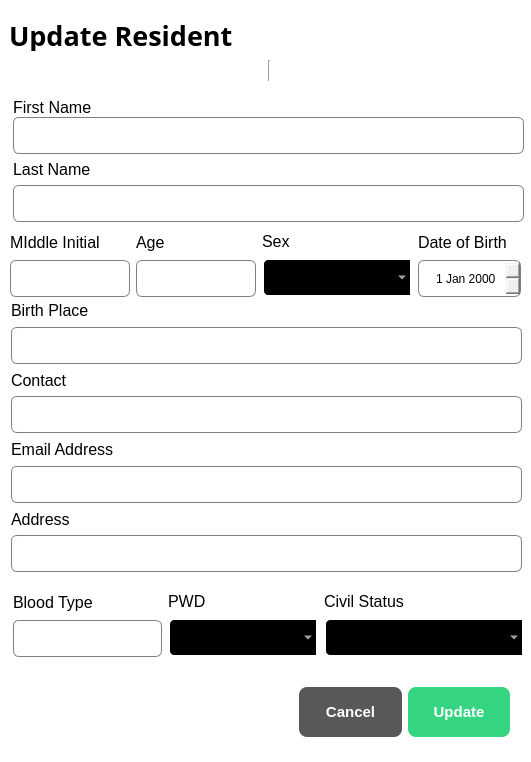
<?xml version="1.0" encoding="UTF-8"?>
<ui version="4.0">
 <class>Dialog</class>
 <widget class="QDialog" name="Dialog">
  <property name="geometry">
   <rect>
    <x>0</x>
    <y>0</y>
    <width>531</width>
    <height>762</height>
   </rect>
  </property>
  <property name="windowTitle">
   <string>Dialog</string>
  </property>
  <property name="styleSheet">
   <string notr="true">QDialog{
 
background-color:white;

}

QLineEdit{

border: 1px solid gray;
border-radius:6px;
padding-left: 15px;
height: 35px;
}

QDateEdit{ 
border: 1px solid gray;
border-radius:6px;
padding-left: 15px;
height: 35px;
}

QComboBox{ 
border: 2px solid white;
border-radius:6px;
padding-left: 1px 18px 1px 3px;
height: 35px;
background-color:black;
color:white;
padding-left:15px;
selection-background-color: #298089;
}</string>
  </property>
  <widget class="QWidget" name="layoutWidget">
   <property name="geometry">
    <rect>
     <x>299</x>
     <y>686</y>
     <width>211</width>
     <height>52</height>
    </rect>
   </property>
   <layout class="QHBoxLayout" name="horizontalLayout_4">
    <item>
     <widget class="QPushButton" name="btn_update_cancel_resi">
      <property name="minimumSize">
       <size>
        <width>0</width>
        <height>50</height>
       </size>
      </property>
      <property name="styleSheet">
       <string notr="true">QPushButton{
 background-color: #585858;
 color:white;
border:none;
border-radius:8px;
font-weight: bold;
font-size: 15px;
}</string>
      </property>
      <property name="text">
       <string>Cancel</string>
      </property>
      <property name="checkable">
       <bool>true</bool>
      </property>
      <property name="autoExclusive">
       <bool>true</bool>
      </property>
     </widget>
    </item>
    <item>
     <widget class="QPushButton" name="btn_update_resi">
      <property name="minimumSize">
       <size>
        <width>0</width>
        <height>50</height>
       </size>
      </property>
      <property name="styleSheet">
       <string notr="true">QPushButton{
 background-color: #34D481;
 color:white;
border:none;
border-radius:8px;
font-weight: bold;
font-size: 15px;
}</string>
      </property>
      <property name="text">
       <string>Update</string>
      </property>
      <property name="checkable">
       <bool>true</bool>
      </property>
      <property name="autoExclusive">
       <bool>true</bool>
      </property>
     </widget>
    </item>
   </layout>
  </widget>
  <widget class="QWidget" name="layoutWidget_2">
   <property name="geometry">
    <rect>
     <x>13</x>
     <y>98</y>
     <width>511</width>
     <height>124</height>
    </rect>
   </property>
   <layout class="QVBoxLayout" name="verticalLayout_17">
    <item>
     <layout class="QVBoxLayout" name="verticalLayout_18">
      <property name="spacing">
       <number>0</number>
      </property>
      <item>
       <widget class="QLabel" name="label_15">
        <property name="font">
         <font>
          <family>Arial</family>
          <pointsize>12</pointsize>
         </font>
        </property>
        <property name="text">
         <string>First Name</string>
        </property>
       </widget>
      </item>
      <item>
       <widget class="QLineEdit" name="update_fname">
        <property name="minimumSize">
         <size>
          <width>0</width>
          <height>35</height>
         </size>
        </property>
       </widget>
      </item>
     </layout>
    </item>
    <item>
     <layout class="QVBoxLayout" name="verticalLayout_19">
      <item>
       <widget class="QLabel" name="label_17">
        <property name="font">
         <font>
          <family>Arial</family>
          <pointsize>12</pointsize>
         </font>
        </property>
        <property name="text">
         <string>Last Name</string>
        </property>
       </widget>
      </item>
      <item>
       <widget class="QLineEdit" name="update_lname">
        <property name="minimumSize">
         <size>
          <width>0</width>
          <height>35</height>
         </size>
        </property>
       </widget>
      </item>
     </layout>
    </item>
   </layout>
  </widget>
  <widget class="QWidget" name="layoutWidget_3">
   <property name="geometry">
    <rect>
     <x>11</x>
     <y>300</y>
     <width>511</width>
     <height>272</height>
    </rect>
   </property>
   <layout class="QVBoxLayout" name="verticalLayout_20">
    <item>
     <layout class="QVBoxLayout" name="verticalLayout_21">
      <item>
       <widget class="QLabel" name="label_18">
        <property name="font">
         <font>
          <family>Arial</family>
          <pointsize>12</pointsize>
         </font>
        </property>
        <property name="text">
         <string>Birth Place</string>
        </property>
       </widget>
      </item>
      <item>
       <widget class="QLineEdit" name="update_birthplace">
        <property name="minimumSize">
         <size>
          <width>0</width>
          <height>35</height>
         </size>
        </property>
       </widget>
      </item>
     </layout>
    </item>
    <item>
     <layout class="QVBoxLayout" name="verticalLayout_22">
      <item>
       <widget class="QLabel" name="label_19">
        <property name="font">
         <font>
          <family>Arial</family>
          <pointsize>12</pointsize>
         </font>
        </property>
        <property name="text">
         <string>Contact</string>
        </property>
       </widget>
      </item>
      <item>
       <widget class="QLineEdit" name="update_contact">
        <property name="minimumSize">
         <size>
          <width>0</width>
          <height>35</height>
         </size>
        </property>
       </widget>
      </item>
     </layout>
    </item>
    <item>
     <layout class="QVBoxLayout" name="verticalLayout_23">
      <item>
       <widget class="QLabel" name="label_20">
        <property name="font">
         <font>
          <family>Arial</family>
          <pointsize>12</pointsize>
         </font>
        </property>
        <property name="text">
         <string>Email Address</string>
        </property>
       </widget>
      </item>
      <item>
       <widget class="QLineEdit" name="update_email">
        <property name="minimumSize">
         <size>
          <width>0</width>
          <height>35</height>
         </size>
        </property>
       </widget>
      </item>
     </layout>
    </item>
    <item>
     <layout class="QVBoxLayout" name="verticalLayout_24">
      <item>
       <widget class="QLabel" name="label_21">
        <property name="font">
         <font>
          <family>Arial</family>
          <pointsize>12</pointsize>
         </font>
        </property>
        <property name="text">
         <string>Address</string>
        </property>
       </widget>
      </item>
      <item>
       <widget class="QLineEdit" name="update_address">
        <property name="minimumSize">
         <size>
          <width>0</width>
          <height>35</height>
         </size>
        </property>
       </widget>
      </item>
     </layout>
    </item>
   </layout>
  </widget>
  <widget class="QWidget" name="layoutWidget_4">
   <property name="geometry">
    <rect>
     <x>13</x>
     <y>590</y>
     <width>511</width>
     <height>67</height>
    </rect>
   </property>
   <layout class="QHBoxLayout" name="horizontalLayout_5">
    <item>
     <layout class="QVBoxLayout" name="verticalLayout_25">
      <item>
       <widget class="QLabel" name="label_22">
        <property name="font">
         <font>
          <family>Arial</family>
          <pointsize>12</pointsize>
         </font>
        </property>
        <property name="text">
         <string>Blood Type</string>
        </property>
       </widget>
      </item>
      <item>
       <widget class="QLineEdit" name="update_blood">
        <property name="minimumSize">
         <size>
          <width>0</width>
          <height>35</height>
         </size>
        </property>
       </widget>
      </item>
     </layout>
    </item>
    <item>
     <layout class="QVBoxLayout" name="verticalLayout_26">
      <item>
       <widget class="QLabel" name="label_23">
        <property name="font">
         <font>
          <family>Arial</family>
          <pointsize>12</pointsize>
         </font>
        </property>
        <property name="text">
         <string>PWD</string>
        </property>
       </widget>
      </item>
      <item>
       <widget class="QComboBox" name="update_pwd_set">
        <property name="minimumSize">
         <size>
          <width>150</width>
          <height>35</height>
         </size>
        </property>
        <property name="styleSheet">
         <string notr="true"/>
        </property>
        <item>
         <property name="text">
          <string/>
         </property>
        </item>
        <item>
         <property name="text">
          <string>Yes</string>
         </property>
        </item>
        <item>
         <property name="text">
          <string>No</string>
         </property>
        </item>
       </widget>
      </item>
     </layout>
    </item>
    <item>
     <layout class="QVBoxLayout" name="verticalLayout_27">
      <item>
       <widget class="QLabel" name="label_24">
        <property name="font">
         <font>
          <family>Arial</family>
          <pointsize>12</pointsize>
         </font>
        </property>
        <property name="text">
         <string>Civil Status</string>
        </property>
       </widget>
      </item>
      <item>
       <widget class="QComboBox" name="update_status_set">
        <property name="minimumSize">
         <size>
          <width>200</width>
          <height>35</height>
         </size>
        </property>
        <property name="styleSheet">
         <string notr="true"/>
        </property>
        <item>
         <property name="text">
          <string/>
         </property>
        </item>
        <item>
         <property name="text">
          <string>Single</string>
         </property>
        </item>
        <item>
         <property name="text">
          <string>Married</string>
         </property>
        </item>
        <item>
         <property name="text">
          <string>Divorced</string>
         </property>
        </item>
        <item>
         <property name="text">
          <string>Separated</string>
         </property>
        </item>
        <item>
         <property name="text">
          <string>Widowed</string>
         </property>
        </item>
       </widget>
      </item>
     </layout>
    </item>
   </layout>
  </widget>
  <widget class="QLabel" name="label">
   <property name="geometry">
    <rect>
     <x>9</x>
     <y>20</y>
     <width>261</width>
     <height>31</height>
    </rect>
   </property>
   <property name="font">
    <font>
     <family>Arial Rounded MT</family>
     <pointsize>20</pointsize>
     <bold>true</bold>
    </font>
   </property>
   <property name="text">
    <string>Update Resident</string>
   </property>
  </widget>
  <widget class="Line" name="line">
   <property name="geometry">
    <rect>
     <x>-1</x>
     <y>60</y>
     <width>541</width>
     <height>21</height>
    </rect>
   </property>
   <property name="orientation">
    <enum>Qt::Orientation::Vertical</enum>
   </property>
  </widget>
  <widget class="QWidget" name="layoutWidget_5">
   <property name="geometry">
    <rect>
     <x>10</x>
     <y>230</y>
     <width>511</width>
     <height>67</height>
    </rect>
   </property>
   <layout class="QHBoxLayout" name="horizontalLayout_6">
    <item>
     <layout class="QVBoxLayout" name="verticalLayout_28">
      <item>
       <widget class="QLabel" name="label_25">
        <property name="font">
         <font>
          <family>Arial</family>
          <pointsize>12</pointsize>
         </font>
        </property>
        <property name="text">
         <string>MIddle Initial</string>
        </property>
       </widget>
      </item>
      <item>
       <widget class="QLineEdit" name="update_mid">
        <property name="minimumSize">
         <size>
          <width>0</width>
          <height>35</height>
         </size>
        </property>
       </widget>
      </item>
     </layout>
    </item>
    <item>
     <layout class="QVBoxLayout" name="verticalLayout_29">
      <item>
       <widget class="QLabel" name="label_26">
        <property name="font">
         <font>
          <family>Arial</family>
          <pointsize>12</pointsize>
         </font>
        </property>
        <property name="text">
         <string>Age</string>
        </property>
       </widget>
      </item>
      <item>
       <widget class="QLineEdit" name="update_age">
        <property name="minimumSize">
         <size>
          <width>0</width>
          <height>35</height>
         </size>
        </property>
       </widget>
      </item>
     </layout>
    </item>
    <item>
     <layout class="QVBoxLayout" name="verticalLayout_30">
      <item>
       <widget class="QLabel" name="label_27">
        <property name="font">
         <font>
          <family>Arial</family>
          <pointsize>12</pointsize>
         </font>
        </property>
        <property name="text">
         <string>Sex</string>
        </property>
       </widget>
      </item>
      <item>
       <widget class="QComboBox" name="update_sex_set">
        <property name="minimumSize">
         <size>
          <width>150</width>
          <height>35</height>
         </size>
        </property>
        <item>
         <property name="text">
          <string/>
         </property>
        </item>
        <item>
         <property name="text">
          <string>Male</string>
         </property>
        </item>
        <item>
         <property name="text">
          <string>Female</string>
         </property>
        </item>
       </widget>
      </item>
     </layout>
    </item>
    <item>
     <layout class="QVBoxLayout" name="verticalLayout_31">
      <item>
       <widget class="QLabel" name="label_28">
        <property name="font">
         <font>
          <family>Arial</family>
          <pointsize>12</pointsize>
         </font>
        </property>
        <property name="text">
         <string>Date of Birth</string>
        </property>
       </widget>
      </item>
      <item>
       <widget class="QDateEdit" name="update_dob_dateEdit_res">
        <property name="minimumSize">
         <size>
          <width>100</width>
          <height>35</height>
         </size>
        </property>
       </widget>
      </item>
     </layout>
    </item>
   </layout>
  </widget>
 </widget>
 <resources/>
 <connections>
  <connection>
   <sender>btn_update_resi</sender>
   <signal>toggled(bool)</signal>
   <receiver>Dialog</receiver>
   <slot>close()</slot>
   <hints>
    <hint type="sourcelabel">
     <x>442</x>
     <y>714</y>
    </hint>
    <hint type="destinationlabel">
     <x>457</x>
     <y>841</y>
    </hint>
   </hints>
  </connection>
  <connection>
   <sender>btn_update_cancel_resi</sender>
   <signal>toggled(bool)</signal>
   <receiver>Dialog</receiver>
   <slot>close()</slot>
   <hints>
    <hint type="sourcelabel">
     <x>346</x>
     <y>714</y>
    </hint>
    <hint type="destinationlabel">
     <x>349</x>
     <y>835</y>
    </hint>
   </hints>
  </connection>
 </connections>
</ui>
